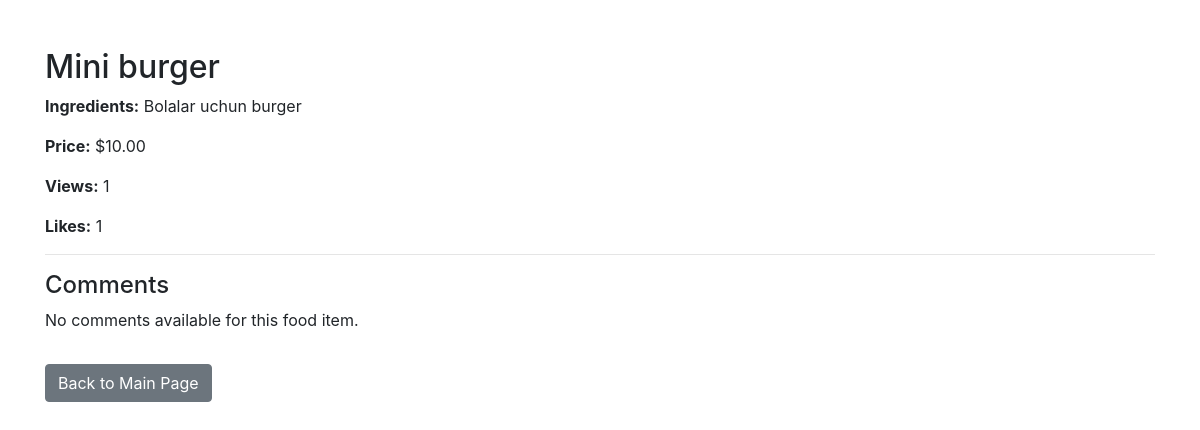
The page /food/1/ on the database its author committed.
### food_app/models.py (models this page shows, shortened)
class Food(models.Model):
    food_type = models.ForeignKey(FoodType, on_delete=models.CASCADE, related_name='foods')
    name = models.CharField(max_length=100)
    ingredients = models.TextField()
    price = models.DecimalField(max_digits=6, decimal_places=2)
    view_count = models.IntegerField(default=0)
    like_count = models.IntegerField(default=0)

### food_app/views.py (the view)
# urls.py: path('food/<int:food_id>/', views.food_detail, name='food_detail'),  # Yangi yo'nalish
def food_detail(request, food_id):
    food = get_object_or_404(Food, id=food_id)
    food.view_count += 1
    food.save()  # Ko'rishlar sonini yangilab saqlash
    comments = Comment.objects.filter(food=food)
    return render(request, 'food_app/food_detail.html', {
        'food': food,
        'comments': comments,
    })

### food_app/templates/food_app/food_detail.html (shortened to what this page needs)
<!DOCTYPE html>
<html lang="en">
<head>
    <link rel="stylesheet" href="https://maxcdn.bootstrapcdn.com/bootstrap/4.0.0/css/bootstrap.min.css">
</head>
<body>
    <div class="container mt-5">
        <h2>{{ food.name }}</h2>
        <p><strong>Ingredients:</strong> {{ food.ingredients }}</p>
        <p><strong>Price:</strong> ${{ food.price }}</p>
        <p><strong>Views:</strong> {{ food.view_count }}</p>
        <p><strong>Likes:</strong> {{ food.like_count }}</p>
        <hr>
        <h4>Comments</h4>
        {% if comments %}
            <ul class="list-group">
                {% for comment in comments %}
                    <li class="list-group-item">
                        <strong>{{ comment.user.username }}:</strong> {{ comment.content }}
                    </li>
                {% endfor %}
            </ul>
        {% else %}
            <p>No comments available for this food item.</p>
        {% endif %}
        <a href="{% url 'main_page' %}" class="btn btn-secondary mt-3">Back to Main Page</a>
    </div>
</body>
</html>

### rows shown on the page
Food: name "Mini burger", ingredients "Bolalar uchun burger", price "10.00", view_count "1", like_count "1"
